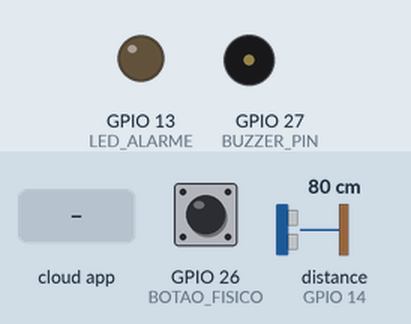
A sketch run on a simulated ESP32. On the bench: output pins drawn as LEDs (lit = HIGH), buzzer (waves = sounding, pin HIGH). Inputs (shaded band) come from the test bench; at power-on: distance to the obstacle (sensor on GPIO 14) 80 cm, GPIO 26 (BOTAO_FISICO) LOW. The echo pulse lasts 58.3 µs per cm; what the sketch prints to the serial monitor is not drawn.

Above: at 4.7 s.
4.8 s: the phone or cloud app sets botaoalarme to true
8.2 s: distance to the obstacle (sensor on GPIO 14) set to 16 cm
11.0 s: distance to the obstacle (sensor on GPIO 14) set to 13 cm
At 14.1 s:
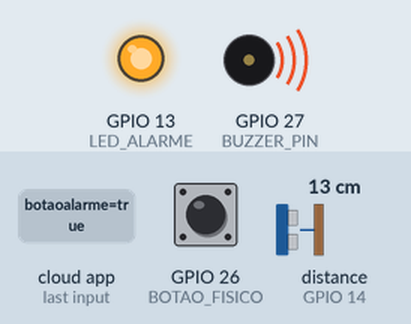
14.4 s: GPIO 26 (BOTAO_FISICO) pulled HIGH for 1.65 s
At 16.7 s:
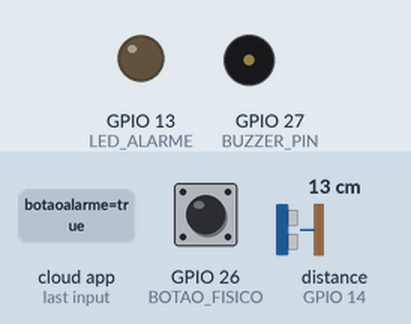
17.7 s: GPIO 26 (BOTAO_FISICO) pulled HIGH for 1.65 s
At 20.5 s:
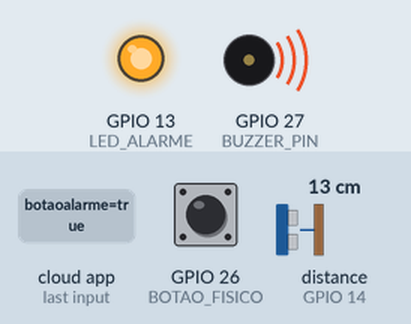
21.0 s: GPIO 26 (BOTAO_FISICO) pulled HIGH for 3.2 s
At 24.3 s:
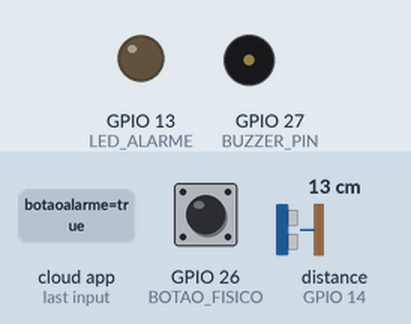
Timing chart, 0 to 25.8 s (numbered marks = the images above; inputs shaded):
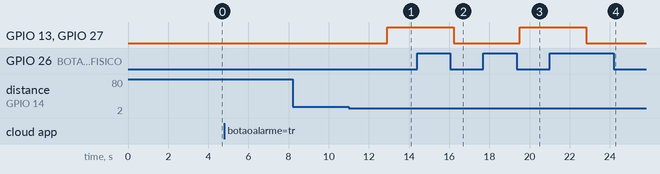

Measured:
- the behaviour switches between 15 and 14 cm on distance to the obstacle (sensor on GPIO 14) (found by bisection; images 0 and 1)
- after the input at 4.8 s, every drawn part: stays the same
- after the input at 8.2 s, every drawn part: stays the same
- after the input at 11.0 s, GPIO 13 (LED_ALARME), GPIO 27 (BUZZER_PIN): LOW → HIGH after 1.9 s
- after the input at 14.4 s, GPIO 13 (LED_ALARME), GPIO 27 (BUZZER_PIN): HIGH → LOW after 1.8 s
- after the input at 17.7 s, GPIO 13 (LED_ALARME), GPIO 27 (BUZZER_PIN): LOW → HIGH after 1.8 s
- after the input at 21.0 s, GPIO 13 (LED_ALARME), GPIO 27 (BUZZER_PIN): HIGH → LOW after 1.8 s

The sketch:

botaoled.ino
```cpp
#include "AdafruitIO_WiFi.h"
#include "NewPing.h"

#define BUZZER_PIN 27
#define LED_ALARME 13
#define BOTAO_FISICO 26
#define TRIG_PIN 12
#define ECHO_PIN 14


//Configuraçãodo ultrassonico
#define MAX_DISTENCE 100
NewPing sonar(TRIG_PIN, ECHO_PIN, MAX_DISTENCE);

// suas credenciais Wi-Fi
#define WIFI_SSID       ""
#define WIFI_PASS       ""

// suas credenciais da Adafruit IO
#define IO_USERNAME     ""
#define IO_KEY          ""

// Cria objeto de conexão
AdafruitIO_WiFi io(IO_USERNAME, IO_KEY, WIFI_SSID, WIFI_PASS);

// Cria referência ao feed
AdafruitIO_Feed *botaoLED = io.feed("botaoled");

//Definição dos feeds
AdafruitIO_Feed *botaoalarme = io.feed("botaoalarme");
AdafruitIO_Feed *distanciaultrassom = io.feed("distanciaultrassom");

// Define o pino do LED
#define LED_PIN 14

// Variaveis de controle
bool alarmeAtivo = false;
unsigned int distancia = 0;
const int LIMITE_DISTANCIA = 15;

void setup() {
  // Inicializa comunicação serial
  Serial.begin(115200);

  // Configura o pino do LED como saída
  pinMode(LED_PIN, OUTPUT);

  pinMode(BUZZER_PIN, OUTPUT);
  pinMode(LED_ALARME, OUTPUT);
  pinMode(BOTAO_FISICO, INPUT);

  Serial.begin(115200);

  while (!Serial)
  ;

  delay(1000);

  // Conecta ao Adafruit IO
  Serial.print("Conectando ao Adafruit IO");
  io.connect();

  // Aguarda conexão
  while(io.status() < AIO_CONNECTED) {
    Serial.print(".");
    delay(500);
  }

  Serial.println("");
  Serial.println("Adafruit Conectado!");

  //Vincula a função callback ao eed
  botaoalarme -> onMessage(handleAlarme);

  Serial.println("Solicitando o estado inicial do alarme: ");
  botaoalarme -> get();

  delay(1000);
}

void loop() {
//   // Mantém conexão ativa
//   io.run();
// }

// // Função chamada sempre que houver alteração no feed
// void handleBotaoLed(AdafruitIO_Data *data) {
//   String valor = data->toString();
//   Serial.print("Recebido do feed: ");
//   Serial.println(valor);

//   if (valor == "true") {
//     digitalWrite(LED_PIN, HIGH);
//     Serial.println("LED LIGADO");
//   } else {
//     digitalWrite(LED_PIN, LOW);
//     Serial.println("LED DESLIGADO");
//   }

  // Serial.print(F("Distancia Lida: "));
  // Serial.println(sonar.ping_cm());
  // delay(500);

  io.run();

  //Leitura do botão fisico
  if (digitalRead(BOTAO_FISICO) == 1){
   delay(200); //Debunce simples
   alarmeAtivo = !alarmeAtivo;

   botaoalarme -> save(String(alarmeAtivo ? "true" : "false"));
   Serial.println(alarmeAtivo ? "Alarme ARMADO pelo botao fisico." : "Alarme DESARMADO pelo botao fisico.");
  }

  distancia = sonar.ping_cm();
  Serial.print("Distancia lida: ");
  Serial.println(distancia);
  Serial.print(" cm");

  if(distancia !=0){
    //só envia distancias válidas
  distanciaultrassom -> save(distancia);
  }

  //Ativação e desativação do alarme
  if(alarmeAtivo && distancia > 0 && distancia < LIMITE_DISTANCIA){
    ativarAlarme();
  }
  else{
    desligarAlarme();
  }

  delay(3000); //Inervalo ideal para o adafruit


}
```

alarme.ino
```cpp
void handleAlarme(AdafruitIO_Data *data){
  String valor = data -> toString();

  Serial.print(F("Valor recebido do feed: "));
  Serial.println(valor);

  if(valor == "true"){
    alarmeAtivo = true;
    Serial.println("Alerme ARMADO pelo dash / app");
  }
  else{
    alarmeAtivo = false;
    Serial.println("Alerme DESARMADO pelo dash / app");
  }
}

void ativarAlarme (){
  digitalWrite(BUZZER_PIN, HIGH);
  digitalWrite(LED_ALARME, HIGH);
}

void desligarAlarme (){
  digitalWrite(BUZZER_PIN, LOW);
  digitalWrite(LED_ALARME, LOW);
}
```

buzzer.ino
```cpp
void testeBuzzer(){
  digitalWrite(BUZZER_PIN, HIGH);
  delay(500);
  digitalWrite(BUZZER_PIN, LOW);
  delay(500);
}
```

led.ino
```cpp
void testeLed(){
  digitalWrite(LED_ALARME, HIGH);
  delay(500);
  digitalWrite(LED_ALARME, LOW);
  delay(500);
}
```

pushbotton.ino
```cpp
void testeBotao(int pinoBotao){
  Serial.print(F("Estado Botao: "));
  Serial.println(digitalRead(pinoBotao));
  delay(500);
}
```
